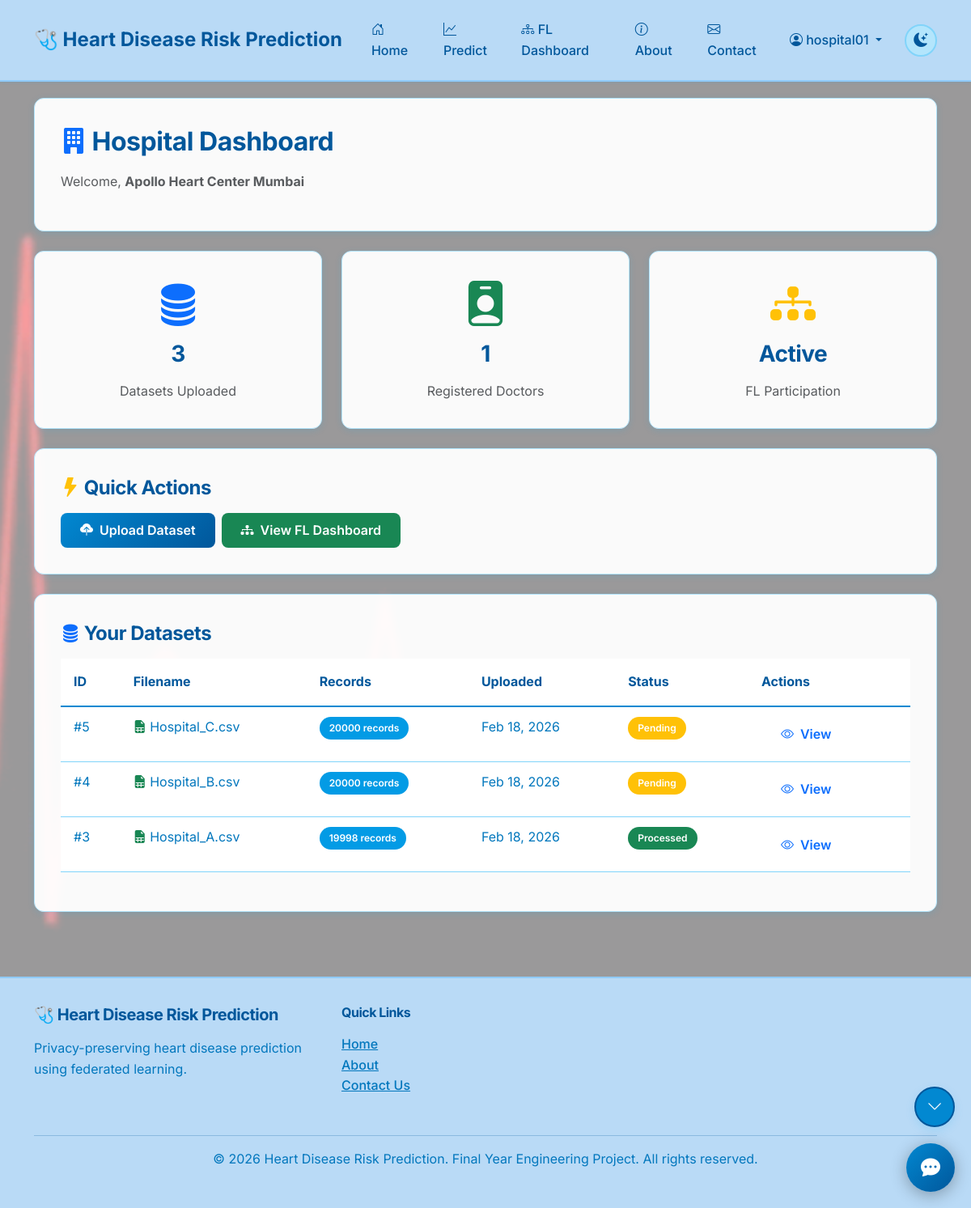
Page /hospitals/dashboard/ (signed in) on the committed database.
### hospitals/models.py (models this page shows, shortened)
class Hospital(models.Model):
    user = models.OneToOneField(User, on_delete=models.CASCADE, related_name='hospital')
    name = models.CharField(max_length=200, unique=True, help_text="Hospital Name")
    address = models.TextField()
    city = models.CharField(max_length=100)
    state = models.CharField(max_length=100)
    pincode = models.CharField(max_length=10)
    contact_number = models.CharField(max_length=15)
    email = models.EmailField(unique=True)
    registration_number = models.CharField(max_length=50, unique=True, help_text="Hospital Registration Number")
    is_verified = models.BooleanField(default=False)
    created_at = models.DateTimeField(auto_now_add=True)
    updated_at = models.DateTimeField(auto_now=True)
    class Meta:
        ordering = ['name']
        verbose_name = 'Hospital'
        verbose_name_plural = 'Hospitals'

class HospitalDataset(models.Model):
    hospital = models.ForeignKey(Hospital, on_delete=models.CASCADE, related_name='datasets')
    dataset_file = models.FileField(upload_to=hospital_dataset_path)
    description = models.TextField(blank=True, null=True)
    num_records = models.IntegerField(default=0, help_text="Number of patient records")
    uploaded_at = models.DateTimeField(auto_now_add=True)
    is_processed = models.BooleanField(default=False)
    class Meta:
        ordering = ['-uploaded_at']
        verbose_name = 'Hospital Dataset'
        verbose_name_plural = 'Hospital Datasets'
    def filename(self):
        return os.path.basename(self.dataset_file.name)

### hospitals/views.py (the view)
# urls.py: path('dashboard/', views.hospital_dashboard, name='dashboard'),
@login_required
def hospital_dashboard(request):
    if not _is_hospital(request):
        messages.error(request, 'Access denied. Hospital account required.')
        return redirect('core:home')
    hospital = _ensure_hospital_record(request.user)
    datasets = hospital.datasets.all()
    context = {
        'page_title': 'Hospital Dashboard - HeartFL',
        'hospital': hospital,
        'datasets': datasets,
        'total_datasets': datasets.count(),
        'total_doctors': hospital.doctors.count()
    }
    return render(request, 'hospitals/dashboard.html', context)

### core/context_processors.py (called while the page is built)
def unread_messages(request):
    if request.user.is_authenticated and (request.user.is_staff or request.user.is_superuser):
        try:
            count = ContactMessage.objects.filter(is_read=False).count()
            return {'unread_messages_count': count}
        except Exception:
            return {'unread_messages_count': 0}
    return {'unread_messages_count': 0}

def theme_settings(request):
    theme_settings_obj = None
    if request.user.is_authenticated:
        try:
            theme_settings_obj = UserThemeSettings.objects.get(user=request.user)
        except UserThemeSettings.DoesNotExist:
            theme_settings_obj = UserThemeSettings.objects.create(user=request.user)
    return {
        'user_theme_settings': theme_settings_obj
    }

### hospitals/views.py (called while the page is built, shortened)
def _ensure_hospital_record(user):
    try:
        if hasattr(user, 'hospital') and user.hospital:
            return user.hospital
    except Exception as exc:
        logger.error('Failed to ensure hospital record for %s: %s', user.username, exc)
        raise

def _is_hospital(request):
    if hasattr(request.user, 'hospital'):
        return True
    if request.session.get('user_role') == 'hospital':
        return True
    return False

### templates/hospitals/dashboard.html
{% extends 'base.html' %}
{% block content %}
<div class="fade-in-up">
    <div class="glass-card mb-4">
        <h2 class="fw-bold mb-3">
            <i class="bi bi-building-fill text-primary"></i> Hospital Dashboard
        </h2>
        <p class="text-muted">Welcome, <strong>{{ hospital.name }}</strong></p>
    </div>
    <div class="row g-4 mb-4">
        <div class="col-md-4">
            <div class="glass-card text-center">
                <div class="display-4 text-primary mb-2">
                    <i class="bi bi-database-fill"></i>
                </div>
                <h3 class="fw-bold">{{ total_datasets }}</h3>
                <p class="text-muted mb-0">Datasets Uploaded</p>
            </div>
        </div>
        <div class="col-md-4">
            <div class="glass-card text-center">
                <div class="display-4 text-success mb-2">
                    <i class="bi bi-person-badge-fill"></i>
                </div>
                <h3 class="fw-bold">{{ total_doctors }}</h3>
                <p class="text-muted mb-0">Registered Doctors</p>
            </div>
        </div>
        <div class="col-md-4">
            <div class="glass-card text-center">
                <div class="display-4 text-warning mb-2">
                    <i class="bi bi-diagram-3-fill"></i>
                </div>
                <h3 class="fw-bold">Active</h3>
                <p class="text-muted mb-0">FL Participation</p>
            </div>
        </div>
    </div>
    <div class="glass-card mb-4">
        <h4 class="fw-bold mb-3">
            <i class="bi bi-lightning-fill text-warning"></i> Quick Actions
        </h4>
        <div class="d-flex gap-2 flex-wrap">
            <a href="{% url 'hospitals:upload_dataset' %}" class="btn btn-primary btn-glow">
                <i class="bi bi-cloud-upload-fill"></i> Upload Dataset
            </a>
            <a href="{% url 'federated:dashboard' %}" class="btn btn-success btn-glow">
                <i class="bi bi-diagram-3-fill"></i> View FL Dashboard
            </a>
        </div>
    </div>
    <div class="glass-card">
        <h4 class="fw-bold mb-3">
            <i class="bi bi-database-fill text-primary"></i> Your Datasets
        </h4>
        {% if datasets %}
            <div class="table-responsive">
                <table class="table table-hover">
                    <thead>
                        <tr>
                            <th>ID</th>
                            <th>Filename</th>
                            <th>Records</th>
                            <th>Uploaded</th>
                            <th>Status</th>
                            <th>Actions</th>
                        </tr>
                    </thead>
                    <tbody>
                        {% for dataset in datasets %}
                            <tr>
                                <td>#{{ dataset.id }}</td>
                                <td>
                                    <i class="bi bi-file-earmark-spreadsheet-fill text-success"></i>
                                    {{ dataset.filename }}
                                </td>
                                <td><span class="badge bg-info">{{ dataset.num_records }} records</span></td>
                                <td>{{ dataset.uploaded_at|date:"M d, Y" }}</td>
                                <td>
                                    {% if dataset.is_processed %}
                                        <span class="badge bg-success">Processed</span>
                                    {% else %}
                                        <span class="badge bg-warning">Pending</span>
                                    {% endif %}
                                </td>
                                <td>
                                    <a href="{% url 'hospitals:view_dataset' dataset.id %}" class="btn btn-sm btn-outline-primary">
                                        <i class="bi bi-eye"></i> View
                                    </a>
                                </td>
                            </tr>
                        {% endfor %}
                    </tbody>
                </table>
            </div>
        {% else %}
            <div class="alert alert-info">
                <i class="bi bi-info-circle-fill me-2"></i>
                No datasets uploaded yet. <a href="{% url 'hospitals:upload_dataset' %}" class="alert-link">Upload your first dataset</a> to participate in federated learning.
            </div>
        {% endif %}
    </div>
</div>
{% endblock %}

### templates/base.html (shortened to what this page needs)
{% load static %}
<!DOCTYPE html>
<html lang="en" data-theme="light">
<head>
    <link href="https://cdn.jsdelivr.net/npm/bootstrap@5.3.0/dist/css/bootstrap.min.css" rel="stylesheet">
    <link rel="stylesheet" href="https://cdn.jsdelivr.net/npm/bootstrap-icons@1.10.0/font/bootstrap-icons.css">
    <link rel="stylesheet" href="{% static 'css/theme.css' %}">
    <link rel="stylesheet" href="{% static 'css/style.css' %}">
    <link rel="stylesheet" href="{% static 'css/animations.css' %}">
</head>
<body>
    <nav class="navbar navbar-expand-lg sticky-top">
        <div class="container">
            <a class="navbar-brand" href="{% url 'core:home' %}">
                <span>🩺 Heart Disease Risk Prediction</span>
            </a>
            <div class="collapse navbar-collapse" id="navbarNav">
                <ul class="navbar-nav ms-auto align-items-center">
                    <li class="nav-item">
                        <a class="nav-link {% if active_page == 'home' %}active{% endif %}" href="{% url 'core:home' %}" aria-label="Home">
                            <i class="bi bi-house-door"></i> Home
                        </a>
                    </li>
                    {% if not user.is_superuser %}
                        <li class="nav-item">
                            <a class="nav-link {% if active_page == 'predict' %}active{% endif %}" href="{% url 'prediction:predict' %}" aria-label="Predict">
                                <i class="bi bi-graph-up"></i> Predict
                            </a>
                        </li>
                    {% endif %}
                    <li class="nav-item">
                        <a class="nav-link {% if active_page == 'fl_dashboard' %}active{% endif %}" href="{% url 'federated:dashboard' %}" aria-label="Federated Learning Dashboard">
                            <i class="bi bi-diagram-3"></i> FL Dashboard
                        </a>
                    </li>
                    <li class="nav-item">
                        <a class="nav-link {% if active_page == 'about' %}active{% endif %}" href="{% url 'core:about' %}" aria-label="About">
                            <i class="bi bi-info-circle"></i> About
                        </a>
                    </li>
                    {% if not user.is_superuser %}
                        <li class="nav-item">
                            <a class="nav-link {% if active_page == 'contact' %}active{% endif %}" href="{% url 'core:contact' %}" aria-label="Contact">
                                <i class="bi bi-envelope"></i> Contact
                            </a>
                        </li>
                    {% endif %}
                    {% if user.is_authenticated %}
                        <li class="nav-item dropdown">
                            <a class="nav-link dropdown-toggle" href="#" id="userDropdown" role="button" data-bs-toggle="dropdown" aria-expanded="false">
                                <i class="bi bi-person-circle"></i> {{ user.username }}
                            </a>
                        </li>
                    {% else %}
                        <li class="nav-item">
                            <a class="nav-link {% if active_page == 'login' %}active{% endif %}" href="{% url 'accounts:login' %}" aria-label="Login">
                                <i class="bi bi-box-arrow-in-right"></i> Login
                            </a>
                        </li>
                    {% endif %}
                    <li class="nav-item ms-2">
                        <button class="theme-toggle" id="themeToggle" title="Toggle Light Blue/Dark Green Mode" aria-label="Toggle light blue and dark green mode">
                            <i class="bi bi-moon-stars-fill" id="themeIcon"></i>
                        </button>
                    </li>
                </ul>
            </div>
        </div>
    </nav>
    <div class="main-container" style="padding-top: 20px;">
        <div class="container">
            <main id="main-content">
                {% block content %}{% endblock %}
            </main>
        </div>
    </div>
    <div class="page-nav-buttons">
        <button id="pageDownBtn" class="page-nav-btn page-down" title="Scroll to Bottom" aria-label="Scroll to bottom">
            <i class="bi bi-chevron-down"></i>
        </button>
    </div>
    <div class="chatbot-widget" id="chatbotWidget">
        <button class="chatbot-toggle" id="chatbotToggle" title="AI Assistant" aria-label="Open AI Assistant">
            <i class="bi bi-chat-dots-fill"></i>
        </button>
    </div>
    <footer class="footer mt-5">
        <div class="container">
            <div class="row">
                <div class="col-md-4 mb-3">
                    <h5> 🩺 Heart Disease Risk Prediction</h5>
                    <p>Privacy-preserving heart disease prediction using federated learning.</p>
                </div>
                <div class="col-md-4 mb-3">
                    <h6>Quick Links</h6>
                    <ul class="list-unstyled">
                        <li><a href="{% url 'core:home' %}">Home</a></li>
                        <li><a href="{% url 'core:about' %}">About</a></li>
                        <li><a href="{% url 'core:contact' %}">Contact Us</a></li>
                    </ul>
                </div>
            </div>
            <hr>
            <div class="text-center">
                <p>&copy; 2026 Heart Disease Risk Prediction. Final Year Engineering Project. All rights reserved.</p>
            </div>
        </div>
    </footer>
</body>
</html>

### static/css/style.css (style rules this page uses)
:root { --page-bg: var(--background-color, #E3F2FD); --card-bg: var(--card-bg, #FFFFFF); --text-main: var(--text-color, #01579B); --text-muted: var(--text-secondary, #0277BD); --border-subtle: var(--border-color, #81D4FA); --accent: var(--primary-color, #0288D1); --accent-strong: var(--primary-dark, #01579B); --success: var(--success-color, #00897B); --info: var(--info-color, #039BE5); --shadow-soft: 0 10px 30px rgba(3, 169, 244, 0.15); }
.badge.bg-info { background-color: var(--info) !important; }
.btn { position: relative; overflow: hidden; transition: all 0.3s ease; border-radius: 8px; }
.btn-primary { background: linear-gradient(135deg, var(--accent), var(--accent-strong)); border: none; color: white; font-weight: 600; }
.badge { animation: scaleIn 0.4s ease; display: inline-block; padding: 0.5rem 0.75rem; border-radius: 20px; font-weight: 600; transition: all 0.3s ease; }
table tbody tr { transition: all 0.3s ease; }
table th { cursor: pointer; transition: all 0.3s ease; user-select: none; }

### static/css/animations.css (style rules this page uses)
.visible { visibility: visible; }

### rows in the picture
Hospital: name "Apollo Heart Center Mumbai"
HospitalDataset: id "5", filename "Hospital_C.csv", num_records "20000", uploaded_at "Feb 18, 2026", is_processed "Pending"
HospitalDataset: id "4", filename "Hospital_B.csv", num_records "20000", uploaded_at "Feb 18, 2026", is_processed "Pending"
HospitalDataset: id "3", filename "Hospital_A.csv", num_records "19998", uploaded_at "Feb 18, 2026", is_processed "Processed"

### other values in the picture
{{ user.username }} "hospital01"
{{ total_datasets }} "3"
{{ total_doctors }} "1"
